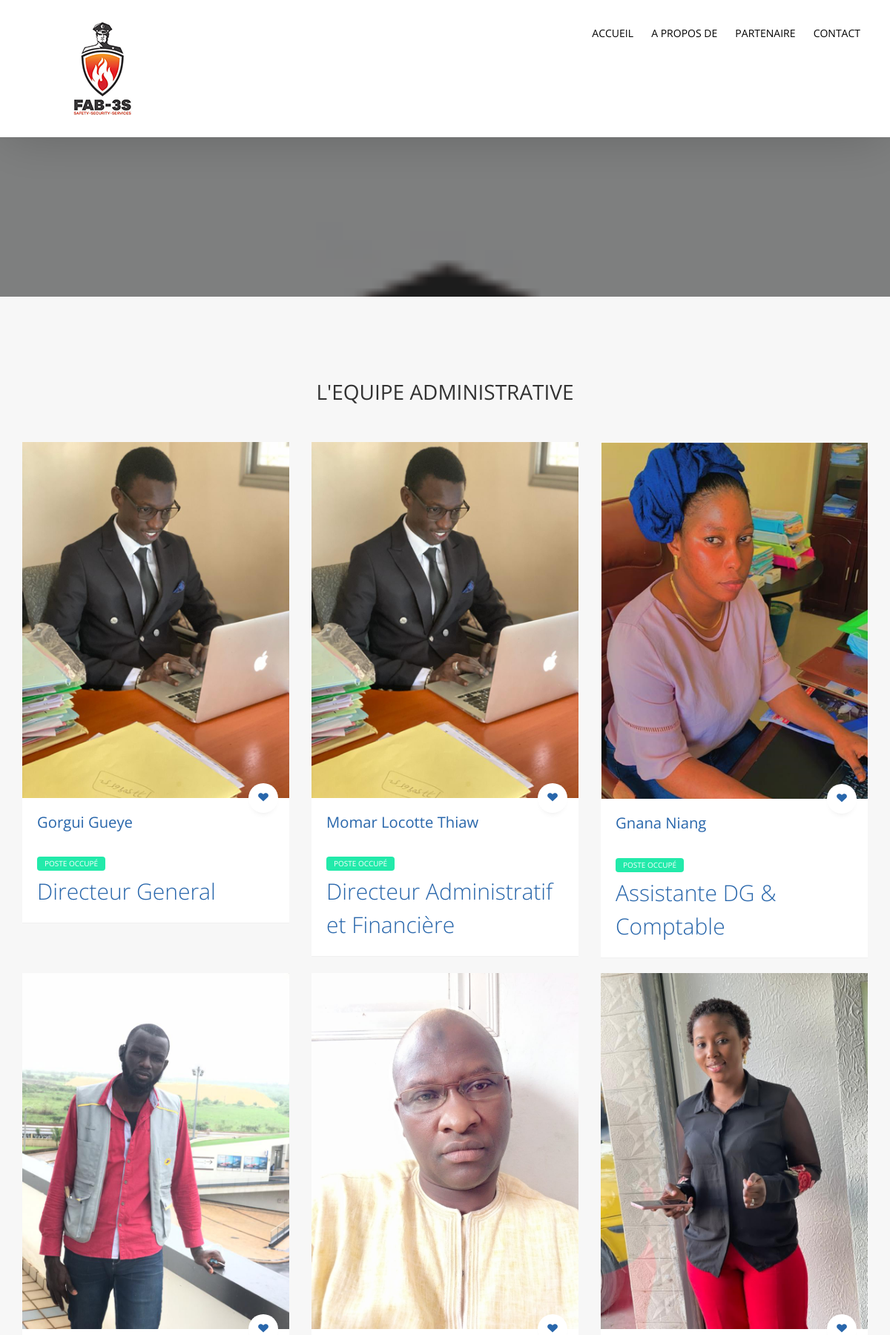
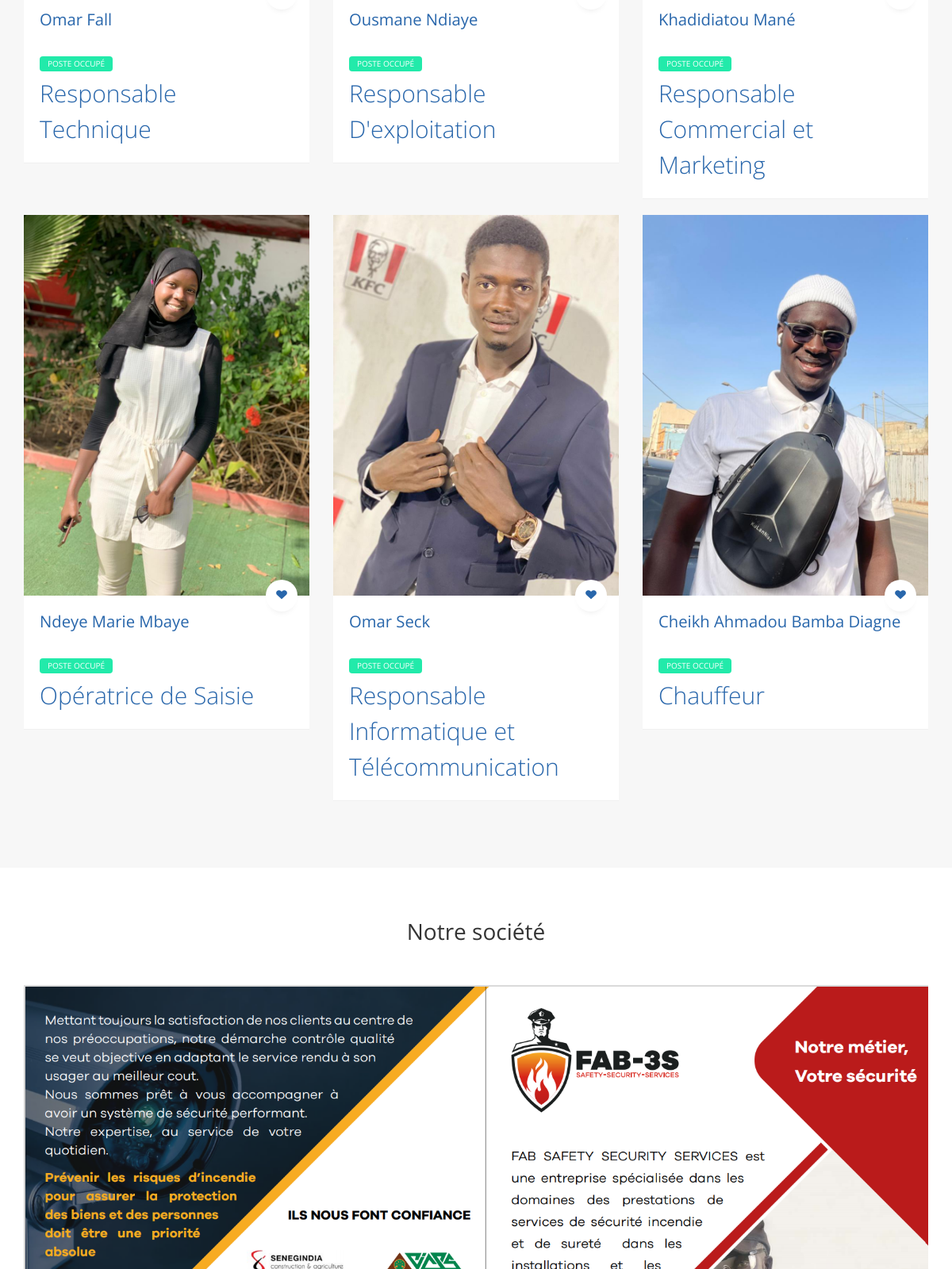
The page /Apropos (upper part) on the database its author committed (2 pictures, top to bottom).
### Apropos/models.py (models this page shows, shortened)
class apropos(models.Model):
    surnom = models.CharField(max_length=200,null=True)
    desc = models.CharField(max_length=200, null=True)
    image = models.ImageField(null=True, blank=True)

### Apropos/views.py (the view)
# urls.py: path('',views.apropos_list,name='Apropos'),
def apropos_list(request):
    apropos_list=apropos.objects.all
    template = 'apropos/apropos.html'
    context = {
        'apropos_list': apropos_list
    }
    return render(request, template, context)

### Apropos/templates/apropos/apropos.html (shortened to what this page needs)
{% extends "base.html" %}
{% block code %}
<section class="probootstrap-slider flexslider2 page-inner">
    <div class="overlay"></div>
    <div class="probootstrap-wrap-banner">
      <div class="container">
        <div class="row">
          <div class="col-md-8">
          </div>
        </div>
      </div>
    </div>
    <ul class="slides">
      <li style="background-image: url(static/img/FAB3S.jpg);"></li>
    </ul>
  </section>
<section class="probootstrap-section probootstrap-section-lighter">
    <div class="container">
      <div class="row heading">
        <br>
        <h2 class="mt0 mb50 text-center">L'EQUIPE ADMINISTRATIVE</h2>
      </div>
      <div class="row">
        {% for apropos in apropos_list %}
        <div class="col-md-4 col-sm-6">
          <div class="probootstrap-card probootstrap-listing">
            <div class="probootstrap-card-media">
              <img src="{{apropos.image.url}}" class="img-responsive" alt="Free HTML5 Template by uicookies.com">
              <a href="#" class="probootstrap-love"><i class="icon-heart"></i></a>
            </div>
            <div class="probootstrap-card-text">
              <h2 class="probootstrap-card-heading"><a href="#">{{apropos.surnom}}</a></h2>
              <div class="probootstrap-listing-category for-sale"><span>Poste occupé</span></div>
              <div class="probootstrap-listing-price"><strong> {{apropos.desc}}</strong></div>
            </div>
            <div class="probootstrap-card-extra">
            </div>
          </div>
        </div>
        {% endfor %}
      </div>
    </div>
  </section>
  <section class="probootstrap-section">
    <div class="container">
      <div class="row heading">
        <div class="col-md-12"><h2 class="mt0 mb50 text-center">Notre société</h2></div>
      </div>
      <div class="row">
        <div class="col-md-12">
          <p><img src="static/img/toph.png" class="img-responsive" alt="isepdiamniadio.com"></p>
        </div>
      </div>
    </div>
  </section>
{% endblock %}

### templates/base.html (shortened to what this page needs)
{% load static %}
<!DOCTYPE html>
<html lang="en">
  <head>
    <link rel="stylesheet" href="{% static 'css/styles-merged.css' %}">
    <link rel="stylesheet" href="{% static 'css/style.min.css' %}">
    <link rel="stylesheet" href="{% static 'css/custom.css' %}">
  </head>
  <body>
  <header role="banner" class="probootstrap-header">
    <div class="container">
        <img src="{% static 'img/3S.PNG' %}">
        <nav role="navigation" class="probootstrap-nav hidden-xs">
          <ul class="probootstrap-main-nav">
            <li class=""><a href="{% url 'Acceuil' %}">Accueil</a></li>
            <li><a href="{% url 'Apropos' %}">A propos de</a></li>
            <li><a href="{% url 'Partenaire' %}">Partenaire</a></li>
            <li><a href="{% url 'Contact' %}">Contact</a></li>
          </ul>
        </nav>
    </div>
  </header>
  {% block body %}
  {% block corp %}
  {% block men %}
  {% block main %}
  {% block code %}{% endblock code %}
  {% endblock main %}
  {% endblock men %}
  {% endblock corp %}
  {% endblock body %}
  </body>
</html>

### rows shown on the page
apropos: image (picture), surnom "Gorgui Gueye", desc "Directeur General"
apropos: image (picture), surnom "Momar Locotte Thiaw", desc "Directeur Administratif et Financière"
apropos: image (picture), surnom "Gnana Niang", desc "Assistante DG & Comptable"
apropos: image (picture), surnom "Omar Fall", desc "Responsable Technique"
apropos: image (picture), surnom "Ousmane Ndiaye", desc "Responsable D'exploitation"
apropos: image (picture), surnom "Khadidiatou Mané", desc "Responsable Commercial et Marketing"
apropos: image (picture), surnom "Ndeye Marie Mbaye", desc "Opératrice de Saisie"
apropos: image (picture), surnom "Omar Seck", desc "Responsable Informatique et Télécommunication"
apropos: image (picture), surnom "Cheikh Ahmadou Bamba Diagne", desc "Chauffeur"
